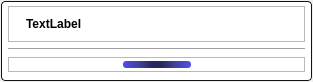
<?xml version="1.0" encoding="UTF-8"?>
<ui version="4.0">
 <class>Form</class>
 <widget class="QWidget" name="Form">
  <property name="windowModality">
   <enum>Qt::NonModal</enum>
  </property>
  <property name="geometry">
   <rect>
    <x>0</x>
    <y>0</y>
    <width>313</width>
    <height>82</height>
   </rect>
  </property>
  <property name="windowTitle">
   <string>Form</string>
  </property>
  <property name="styleSheet">
   <string notr="true">QFrame#frame{
	border:0.9px solid #bfbfbf;
	background:#fff;
}</string>
  </property>
  <layout class="QVBoxLayout" name="verticalLayout_2">
   <property name="leftMargin">
    <number>1</number>
   </property>
   <property name="topMargin">
    <number>1</number>
   </property>
   <property name="rightMargin">
    <number>1</number>
   </property>
   <property name="bottomMargin">
    <number>1</number>
   </property>
   <item>
    <widget class="QFrame" name="frame">
     <property name="styleSheet">
      <string notr="true">QFrame#frame{
	border:1px solid #121212;
	border-radius:4px;
}</string>
     </property>
     <property name="frameShape">
      <enum>QFrame::StyledPanel</enum>
     </property>
     <property name="frameShadow">
      <enum>QFrame::Raised</enum>
     </property>
     <layout class="QVBoxLayout" name="verticalLayout">
      <property name="leftMargin">
       <number>6</number>
      </property>
      <property name="topMargin">
       <number>4</number>
      </property>
      <property name="rightMargin">
       <number>6</number>
      </property>
      <property name="bottomMargin">
       <number>8</number>
      </property>
      <item>
       <widget class="QFrame" name="frame_3">
        <property name="maximumSize">
         <size>
          <width>16777215</width>
          <height>41</height>
         </size>
        </property>
        <property name="styleSheet">
         <string notr="true"/>
        </property>
        <property name="frameShape">
         <enum>QFrame::StyledPanel</enum>
        </property>
        <property name="frameShadow">
         <enum>QFrame::Raised</enum>
        </property>
        <layout class="QHBoxLayout" name="horizontalLayout_2">
         <property name="spacing">
          <number>8</number>
         </property>
         <property name="leftMargin">
          <number>2</number>
         </property>
         <property name="topMargin">
          <number>2</number>
         </property>
         <property name="rightMargin">
          <number>2</number>
         </property>
         <property name="bottomMargin">
          <number>2</number>
         </property>
         <item alignment="Qt::AlignTop">
          <widget class="QLabel" name="label">
           <property name="maximumSize">
            <size>
             <width>24</width>
             <height>24</height>
            </size>
           </property>
           <property name="text">
            <string/>
           </property>
           <property name="pixmap">
            <pixmap>../../Icons-mine/App_logo_white.jpg</pixmap>
           </property>
           <property name="scaledContents">
            <bool>true</bool>
           </property>
          </widget>
         </item>
         <item>
          <widget class="QLabel" name="loading_label">
           <property name="sizePolicy">
            <sizepolicy hsizetype="Expanding" vsizetype="Preferred">
             <horstretch>0</horstretch>
             <verstretch>0</verstretch>
            </sizepolicy>
           </property>
           <property name="styleSheet">
            <string notr="true">font-weight:bold;
font-family:arial;</string>
           </property>
           <property name="text">
            <string>TextLabel</string>
           </property>
           <property name="alignment">
            <set>Qt::AlignLeading|Qt::AlignLeft|Qt::AlignVCenter</set>
           </property>
           <property name="wordWrap">
            <bool>true</bool>
           </property>
          </widget>
         </item>
        </layout>
       </widget>
      </item>
      <item>
       <widget class="Line" name="line">
        <property name="orientation">
         <enum>Qt::Horizontal</enum>
        </property>
       </widget>
      </item>
      <item>
       <widget class="QFrame" name="frame_2">
        <property name="maximumSize">
         <size>
          <width>16777215</width>
          <height>15</height>
         </size>
        </property>
        <property name="styleSheet">
         <string notr="true"/>
        </property>
        <property name="frameShape">
         <enum>QFrame::StyledPanel</enum>
        </property>
        <property name="frameShadow">
         <enum>QFrame::Raised</enum>
        </property>
        <layout class="QHBoxLayout" name="horizontalLayout">
         <property name="spacing">
          <number>0</number>
         </property>
         <property name="leftMargin">
          <number>5</number>
         </property>
         <property name="topMargin">
          <number>3</number>
         </property>
         <property name="rightMargin">
          <number>5</number>
         </property>
         <property name="bottomMargin">
          <number>3</number>
         </property>
         <item>
          <widget class="QProgressBar" name="progbar_1">
           <property name="styleSheet">
            <string notr="true">QProgressBar{
	border:none;
	background:transparent;
}

QProgressBar::chunk{
	background:qlineargradient(spread:pad, x1:0, y1:0.546, x2:1, y2:0.534, stop:0.0397727 rgba(77, 77, 232, 255), stop:0.488636 rgba(65, 65, 148, 255), stop:0.857955 rgba(40, 40, 91, 255));
	border-top-left-radius:3px;
	border-bottom-left-radius:3px;
}</string>
           </property>
           <property name="value">
            <number>24</number>
           </property>
           <property name="textVisible">
            <bool>false</bool>
           </property>
           <property name="invertedAppearance">
            <bool>true</bool>
           </property>
          </widget>
         </item>
         <item>
          <widget class="QProgressBar" name="progbar_2">
           <property name="styleSheet">
            <string notr="true">QProgressBar{
	border:none;
	background:transparent;
}

QProgressBar::chunk{
	background:qlineargradient(spread:pad, x1:0.983, y1:0.512, x2:0, y2:0.511, stop:0.0397727 rgba(77, 77, 232, 255), stop:0.488636 rgba(65, 65, 148, 255), stop:0.857955 rgba(40, 40, 91, 255));
	border-top-right-radius:3px;
	border-bottom-right-radius:3px;
}</string>
           </property>
           <property name="value">
            <number>24</number>
           </property>
           <property name="textVisible">
            <bool>false</bool>
           </property>
          </widget>
         </item>
        </layout>
       </widget>
      </item>
     </layout>
    </widget>
   </item>
  </layout>
 </widget>
 <resources/>
 <connections/>
</ui>
